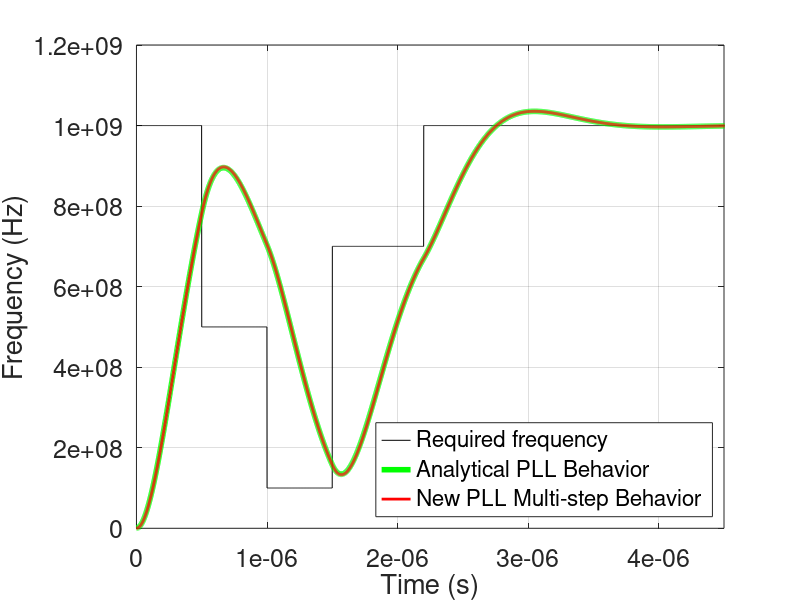

MATLAB code to generate this figure:
w=4e6;
eps=0.6;
pll_num=[1];
pll_den=[1/w^2,2*eps/w,1];
pll_tf=tf(pll_num,pll_den);
%lsim(pll_tf);

% what happens when the transitory is not finished yet
t=linspace(0,5e-6,5000);
u=[1e9];
i=2;

%%% u input wave form %%%%%%%%%%%
while(i<=size(t,2))

	if(i>2200)
		u(i)=1e9;
	elseif(i>1500)
		u(i)=7e8;
	elseif(i>1000)
		u(i)=1e8;
	elseif(i>500 )
		u(i)=5e8;
	else
		u(i)=1e9;
	end
	i=i+1;
end
%%%%%%%%%%%%%%%%%%%%%%%%%%%%%%%%%
fprintf('Running lsim ...\n');
size(t)
size(u)
[u_lsim]=lsim(pll_tf,u,t);

plot(t,u,'black',t,u_lsim,'g','linewidth',4)
grid on

% how to replicate the behavior to be used as ode solver in the simulator

% 1) move from tf2ss to get the dynamic system of the process
[A,B,C,D]=tf2ss(pll_num,pll_den)
% 2) use the direct euler method as first solution

x1=[0];
x2=[0];
y=[0];
i=1;
h=1e-9;


% data extracted using matlab with tf2ss, taken form scilab !!!!
a12=4194304; a21=-3814697.3; a22=-4800000;
b2=4000000; 
c1=0.9536743;

% data extracted using matlab with tf2ss. IT SEEMS MATLAB HAS A BUG !!!!
%a11=-4800000; a12=-1.6e13; a21=1;
%b1=1; c2=1.6e13;

A=[0,4194304;-3814697.3,-4800000];
B=[0;4000000];
C=[0.9536743,0];
D=[0];

x_temp=[0,0];


while(i<size(t,2))
	%x_temp(1)=x1(i)+h*(A(1,:)*[x1(i);x2(i)])+h*B(1,:)*u(i);
	%x_temp(2)=x2(i)+h*(A(2,:)*[x1(i);x2(i)])+h*B(2,:)*u(i);

	x_temp(1)=x1(i)+h*a12*x2(i);
	x_temp(2)=x2(i)+h*(a21*x1(i)+a22*x2(i)+b2*u(i));

	x1(i+1)=x_temp(1);
	x2(i+1)=x_temp(2);

	y(i+1)=c1*x1(i);

	i=i+1;
end
hold on;
plot(t,y,'r','linewidth',2)
xlabel('Time (s)','fontsize',20);
ylabel('Frequency (Hz)','fontsize',20);
set(gca(),'fontsize',18)

xlim([0, 4.5e-6]);
legend('Required frequency','Analytical PLL Behavior','New PLL Multi-step Behavior', 'location','southeast')
grid on;
% 3) try to use the modified euler method or the backwards euler method

